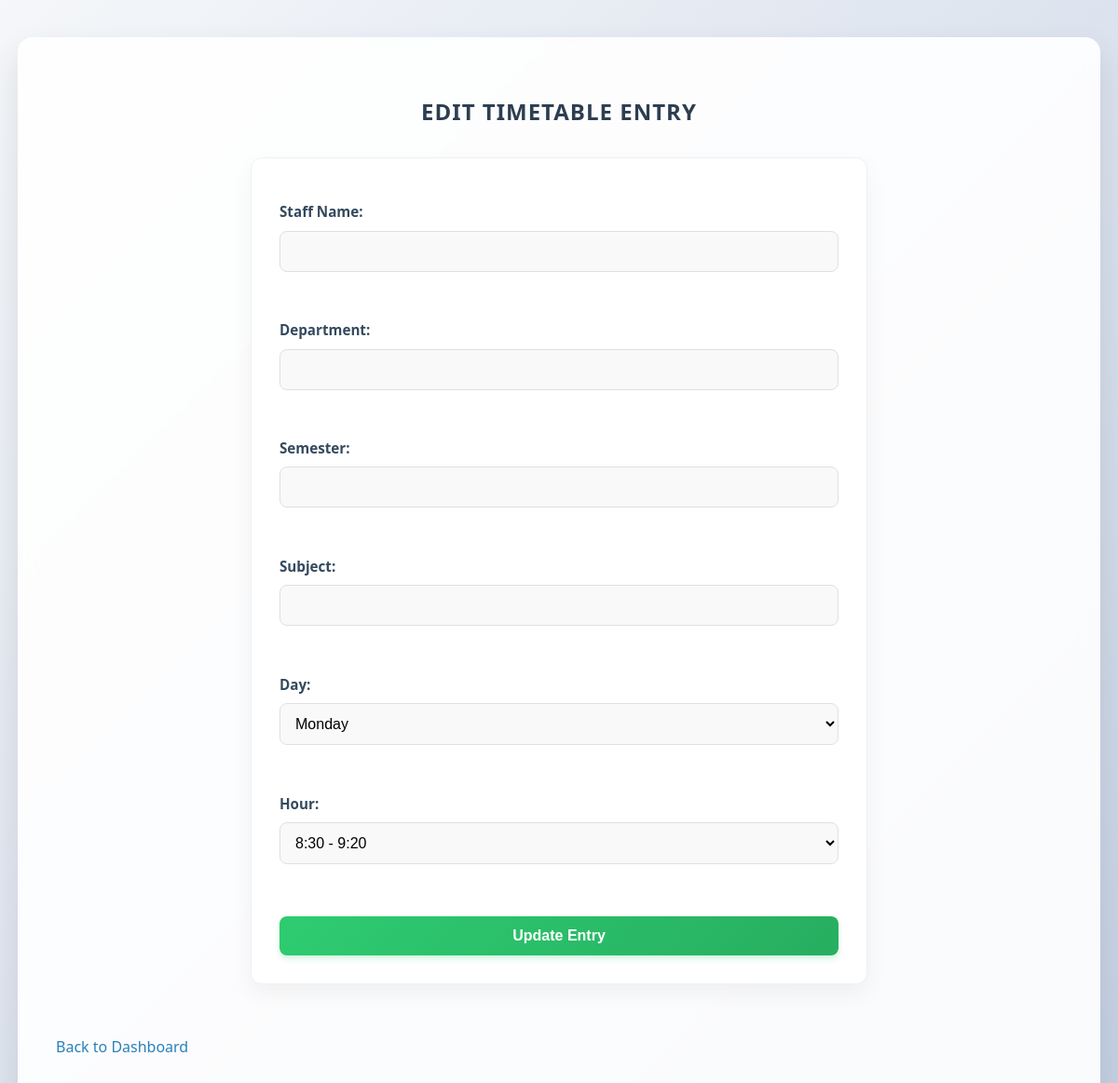
Before: /edit/20 (signed in) with the older database file.
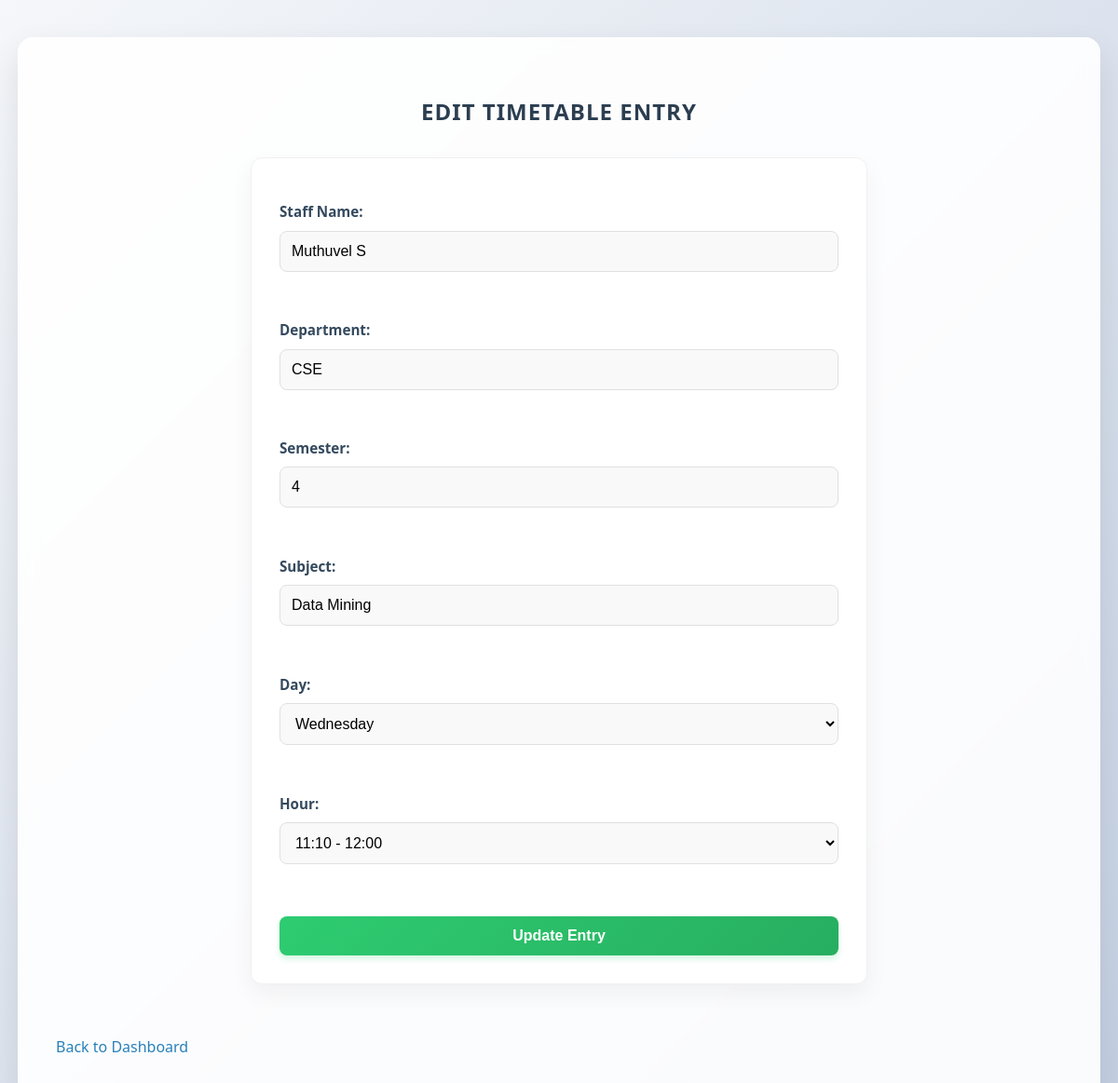
After: the same page with the newer database file.
### tables this page shows
CREATE TABLE timetable (
            id INTEGER PRIMARY KEY AUTOINCREMENT,
            staff_name TEXT NOT NULL,
            department TEXT NOT NULL,
            semester TEXT NOT NULL,
            subject TEXT NOT NULL,
            day TEXT NOT NULL,
            time TEXT NOT NULL
        , year TEXT DEFAULT '');

### App.py (the view, shortened to what this page needs)
@app.route("/edit/<int:entry_id>", methods=["GET", "POST"])
def edit_entry(entry_id):
    db = get_db()
    entry = db.execute("SELECT * FROM timetable WHERE id=?", (entry_id,)).fetchone()
    return render_template("Edit_Timetable.html", entry=entry, days=days, time_slots=time_slots)

### App.py (called while the page is built)
def get_db():
    if "db" not in g:
        g.db = sqlite3.connect(DB_PATH)
        g.db.row_factory = sqlite3.Row
    return g.db

### Templates/Edit_Timetable.html (shortened to what this page needs)
<!DOCTYPE html>
<html lang="en">
<head>
    <link rel="stylesheet" href="{{ url_for('static', filename='style.css') }}">
</head>
<body>
    <div class="container">
        <h2>Edit Timetable Entry</h2>
        <form method="POST">
            <label>Staff Name:</label>
            <input type="text" name="staff_name" value="{{ entry.staff_name }}" required><br><br>
            <label>Department:</label>
            <input type="text" name="department" value="{{ entry.department }}" required><br><br>
            <label>Semester:</label>
            <input type="text" name="semester" value="{{ entry.semester }}" required><br><br>
            <label>Subject:</label>
            <input type="text" name="subject" value="{{ entry.subject }}" required><br><br>
            <label>Day:</label>
            <select name="day" required>
                <option value="Monday" {% if entry.day == "Monday" %}selected{% endif %}>Monday</option>
                <option value="Wednesday" {% if entry.day == "Wednesday" %}selected{% endif %}>Wednesday</option>
            </select><br><br>
            <label>Hour:</label>
            <select name="time" required>
                <option value="8:30 - 9:20" {% if entry.time == "8:30 - 9:20" %}selected{% endif %}>8:30 - 9:20</option>
                <option value="11:10 - 12:00" {% if entry.time == "11:10 - 12:00" %}selected{% endif %}>11:10 - 12:00</option>
            </select><br><br>
            <button type="submit">Update Entry</button>
        </form>
        <br>
    <a href="{{ url_for('dashboard') }}">Back to Dashboard</a>
    </div>
</body>
</html>

### Static/Style.css (style rules this page uses)
body { font-family: 'Segoe UI', 'Roboto', 'Helvetica Neue', Arial, sans-serif; background: linear-gradient(135deg, #f5f7fa 0%, #c3cfe2 100%); margin: 0; padding: 0; color: #333; line-height: 1.6; }
.container { width: 90%; max-width: 1200px; margin: 40px auto; background: rgba(255, 255, 255, 0.9); backdrop-filter: blur(10px); padding: 40px; border-radius: 16px; box-shadow: 0 15px 35px rgba(0,0,0,0.1); border: 1px solid rgba(255, 255, 255, 0.5); }
h2 { text-align: center; color: #2c3e50; margin-bottom: 30px; font-weight: 700; letter-spacing: 1px; text-transform: uppercase; }
a { text-decoration: none; color: #2980b9; font-weight: 500; transition: color 0.3s ease; }
form { width: 100%; max-width: 600px; margin: 0 auto 30px auto; background: #ffffff; padding: 30px; border-radius: 12px; box-shadow: 0 10px 25px rgba(0,0,0,0.05); border: 1px solid #f0f0f0; }
label { display: block; font-weight: 600; margin-top: 15px; color: #34495e; font-size: 0.95rem; }
input[type="text"], input[type="password"], select { width: 100%; padding: 12px; margin-top: 8px; border-radius: 8px; border: 1px solid #e0e0e0; background: #f9f9f9; font-size: 1rem; margin-bottom: 10px; box-sizing: border-box; transition: all 0.3s ease; }
button { margin-top: 20px; padding: 12px 24px; border: none; background: linear-gradient(135deg, #2ecc71 0%, #27ae60 100%); color: white; font-weight: 700; border-radius: 8px; cursor: pointer; font-size: 1rem; transition: transform 0.2s, box-shadow 0.2s; box-shadow: 0 4px 6px rgba(46, 204, 113, 0.2); width: 100%; }

Changed rows visible on the page:
added timetable: staff_name "Muthuvel S", department "CSE", semester "4", subject "Data Mining", day "Wednesday", time "11:10 - 12:00"
Other visible differences:
form field day: "Monday" → (not shown)
form field time: "8:30 - 9:20" → (not shown)
